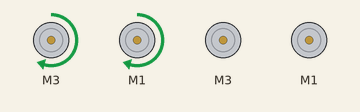
This sketch was run on a simulated Arduino Mega 2560, built with avr-gcc and run on an emulated ATmega2560. On the bench: 4 × DC motor (green arrow = forward, orange = backward, longer = faster). At 4.1 s the program stops and its outputs stay as they are.

Above: at 0.1 s.
At 1.1 s:
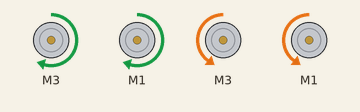
At 4.2 s:
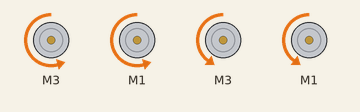
Timing chart, 0 to 5.6 s (numbered marks = the images above):
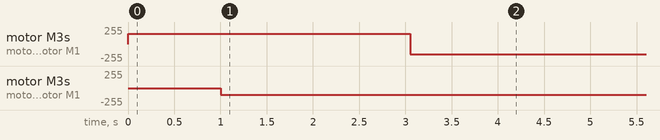

The sketch:

B3_BackNForth_v2.ino
```cpp
/* BackNForwth_v2.ino
   Drive the TWO-WHEELED Bread Board Bot (BBbot, B^3)
   straight ahead for specified time and then stop
   and drive straight back for same time and then stop
   with a short reverse brake on the motors.

   Arduino: Arduino Mega 256 v3 Clone
   Motor Shield: Adafruit assembled Motor Shield for Arduino v2
   ---->  http://www.adafruit.com/products/1438

   Programmer: Dave Eslinger; June 6, 2015
   Revisions:
*/
#include <Wire.h>
#include <Adafruit_MotorShield.h>
#include <math.h>
#include <breadboardbot.h>

// Create the motor shield object with the default I2C address
Adafruit_MotorShield AFMS = Adafruit_MotorShield();

// Define Constants
const byte TESTSPEED = 155;

// Define 'ports' for motors.
const byte LEFT_MOTOR_PORT = 3;
const byte RIGHT_MOTOR_PORT = 1;
// Create pointers to motor control objects
Adafruit_DCMotor *motorLeft = AFMS.getMotor(LEFT_MOTOR_PORT);
Adafruit_DCMotor *motorRight = AFMS.getMotor(RIGHT_MOTOR_PORT);


void setup(void){
  AFMS.begin();  // create with the default frequency 1.6KHz
  // Turn off all motors to start, just a good habit
  motorLeft->run(RELEASE);
  motorRight->run(RELEASE);
}

void loop(void){
  // Drive forward for 1 second, pause and back up and stop.
  byte speed = TESTSPEED;
  motorLeft->setSpeed(speed); // set motor speeds
  motorRight->setSpeed(speed);

  motorLeft->run(FORWARD);  // start driving forward
  motorRight->run(FORWARD);
  delay(1000);              // wait for 1 sec (1000 milliseconds)

  allStop(FORWARD, *motorLeft, *motorRight);        // Stop and pause
  delay(2000);

  speed = TESTSPEED;
  motorLeft->run(BACKWARD); // Now do the same thing backwards
  motorRight->run(BACKWARD);
  delay(1000);

  allStop(BACKWARD, *motorLeft, *motorRight);

  while (1);                // What does this do?
}
```

Measured:
- by itself, motor M3, motor M1: stopped → forward 155/255 at 0.00 s, → backward 155/255 3.1 s later
- by itself, motor M3, motor M1: stopped → backward 100/255 at 1.0 s
